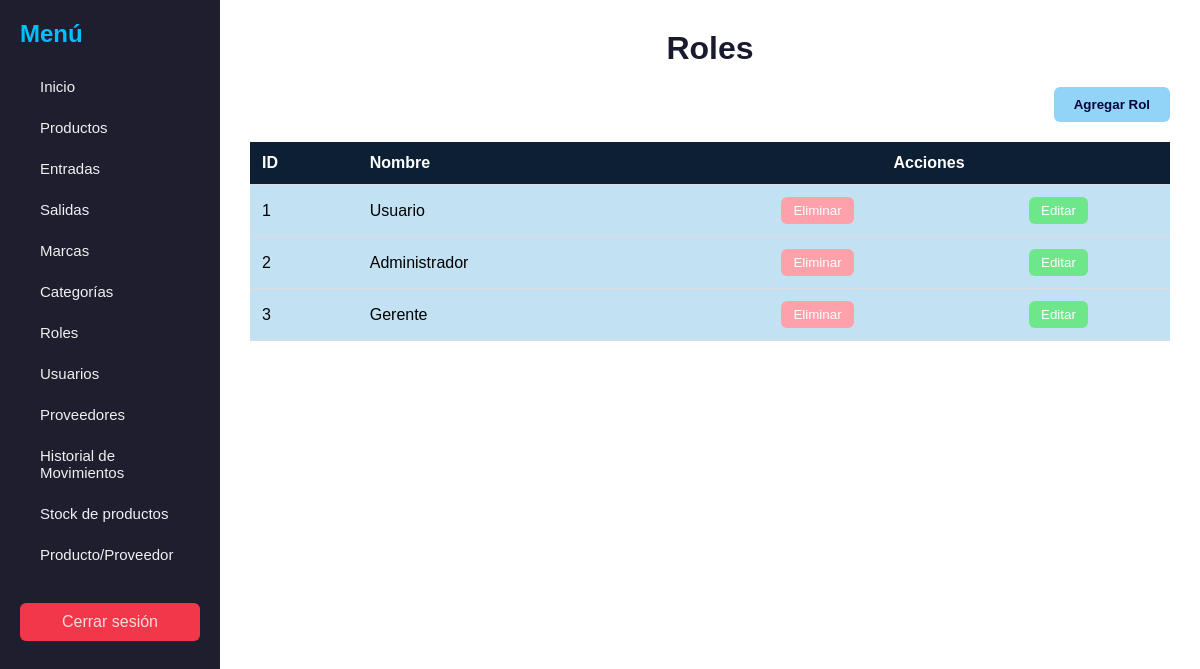
Screenshot of /Vistas/crudRol.php with the database file from the repository.
### tables this page shows
CREATE TABLE IF NOT EXISTS `rol` (
  `id_rol` int NOT NULL AUTO_INCREMENT,
  `nombre` varchar(50) NOT NULL,
  PRIMARY KEY (`id_rol`)
);

### Clases/Rol.php (called while the page is built, shortened)
<?php
class Rol{
    public static function obtenerRol($bd){
        $sql = "SELECT * FROM rol";
        $resultado = $bd->prepare($sql);
        $resultado->execute();
        return $resultado->fetchAll(PDO::FETCH_ASSOC);
    }
}
?>

### Vistas/crudRol.php (the view, shortened to what this page needs)
<?php
include_once __DIR__ . '/../DataBase.php';
include_once __DIR__ . '/../Clases/Rol.php';
$roles = Rol::obtenerRol($bd);
?>
<!DOCTYPE html>
<html lang="es">
<head>
    <link rel="stylesheet" href="../CSS/rol.css">
</head>
<body>
    <div class="contenedor-general">
        <nav class="barra-lateral">
            <h2>Menú</h2>
            <ul>
                <li><a href="../Vistas/paginaInicio.php">Inicio</a></li>
                <li><a href="../Vistas/crudProducto.php">Productos</a></li>
                <li><a href="../Vistas/registroEntrada.php">Entradas</a></li>
                <li><a href="../Vistas/registroSalida.php">Salidas</a></li>
                <li><a href="../Vistas/crudMarca.php">Marcas</a></li>
                <li><a href="../Vistas/crudCategoria.php">Categorías</a></li>
                <li><a href="../Vistas/crudRol.php">Roles</a></li>
                <li><a href="../Vistas/crudUsuario.php">Usuarios</a></li>
                <li><a href="../Vistas/crudProveedor.php">Proveedores</a></li>
                <li><a href="../Vistas/historialMovimientos.php">Historial de Movimientos</a></li>
                <li><a href="../Vistas/registroStock.php">Stock de productos</a></li>
                <li><a href="../Vistas/producto_proveedor.php">Producto/Proveedor</a></li>
            </ul>
            <a href="../index.php" class="cerrar-btn">Cerrar sesión</a>
        </nav>
        <div class="contenido-principal">
            <h1>Roles</h1>
            <div id="contenido">
                <div class="contenedor-acciones">
                    <div class="acciones">
                        <div class="accion-box">
                            <button type="button" class="crear" onclick="abrirVentanaCrear()">Agregar Rol</button>
                        </div>
                    </div>
                </div>
                <table>
                    <tr>
                        <th>ID</th>
                        <th>Nombre</th>
                        <th colspan="2">Acciones</th>
                    </tr>
                    <?php
                    if ($roles) {
                        foreach ($roles as $r) {
                            echo '<form action="crudRol.php" method="post">
                                    <tr>
                                        <td>' . $r["id_rol"] . '</td>
                                        <td>' . $r["nombre"] . '</td>
                                        <td>
                                            <button name="eliminar" type="submit" value="' . $r["id_rol"] . '" class="eliminar">Eliminar</button>
                                        </td>
                                        <td>
                                            <button type="button" data-id="' . $r["id_rol"] . '" data-nombre="' . $r["nombre"] . '"
                                                class="editar" onclick="abrirVentana(this)">Editar</button>
                                        </td>
                                    </tr>
                                </form>';
                        }
                    } else {
                         echo '<tr><td colspan="4"><p>No hay marcas registradas</p></td></tr>';
                    }
                    ?>
                </table>
            </div>
        </div>
    </div>
</body>
</html>

### CSS/rol.css (style rules this page uses)
body { font-family: "Montserrat", sans-serif; background: #f0f2f5; margin: 0; padding: 0; }
.contenedor-general { display: flex; min-height: 100vh; }
.barra-lateral { width: 220px; background-color: #1e1e2f; color: #e2edf8; padding: 20px; box-sizing: border-box; }
.barra-lateral h2 { margin-top: 0; margin-bottom: 20px; font-size: 24px; font-weight: 700; color: #00bfff; font-family: "Montserrat", sans-serif; }
.barra-lateral ul { list-style: none; padding: 0; margin-top: 15px; }
.barra-lateral ul li { margin-bottom: 0; }
.barra-lateral ul li a { font-family: Tahoma, Geneva, sans-serif; display: block; text-decoration: none; padding: 10px 20px; border-radius: 2px; margin-bottom: 4px; color: #f0f0f0; background-color: transparent; font-size: 15px; font-weight: 500; transition: background-color 0.2s, color 0.2s, transform 0.2s; }
.cerrar-btn { display: block; margin-top: 30px; padding: 10px; background-color: #f3374a; color: #f8dbdb; text-align: center; text-decoration: none; border-radius: 6px; }
.contenido-principal { flex: 1; padding: 30px; background-color: #fff; display: flex; flex-direction: column; box-sizing: border-box; }
.contenido-principal h1 { font-size: 32px; text-align: center; margin: 0 0 20px 0; color: #1a1a2e; font-weight: 700; font-family: "Montserrat", sans-serif; }
.contenedor-acciones { display: flex; justify-content: flex-end; margin-bottom: 20px; }
button.crear { padding: 10px 20px; background-color: #92d3f8; color: #0a023b; border: none; border-radius: 6px; font-family: "Montserrat", sans-serif; font-weight: 600; cursor: pointer; transition: background-color 0.2s; }
table { width: 100%; border-collapse: collapse; }
table th, table td { padding: 12px; border-bottom: 1px solid #ddd; text-align: left; font-family: "Montserrat", sans-serif; }
table th { background-color: #0c1f33; color: #fff; font-weight: 600; }
table th[colspan="2"] { text-align: center; }
table td:nth-child(n+3) { text-align: center; }
table tr { background-color: #c2e2f3; }
button.eliminar { padding: 6px 12px; background-color: #ffa1aa; color: #fff; border: none; border-radius: 6px; cursor: pointer; transition: background-color 0.2s; font-family: "Montserrat", sans-serif; font-weight: 500; }
button.editar { padding: 6px 12px; background-color: #6de78a; color: #fff; border: none; border-radius: 6px; cursor: pointer; transition: background-color 0.2s; font-family: "Montserrat", sans-serif; font-weight: 500; }

### rows the page displays
rol: id_rol "1", nombre "Usuario"
rol: id_rol "2", nombre "Administrador"
rol: id_rol "3", nombre "Gerente"
